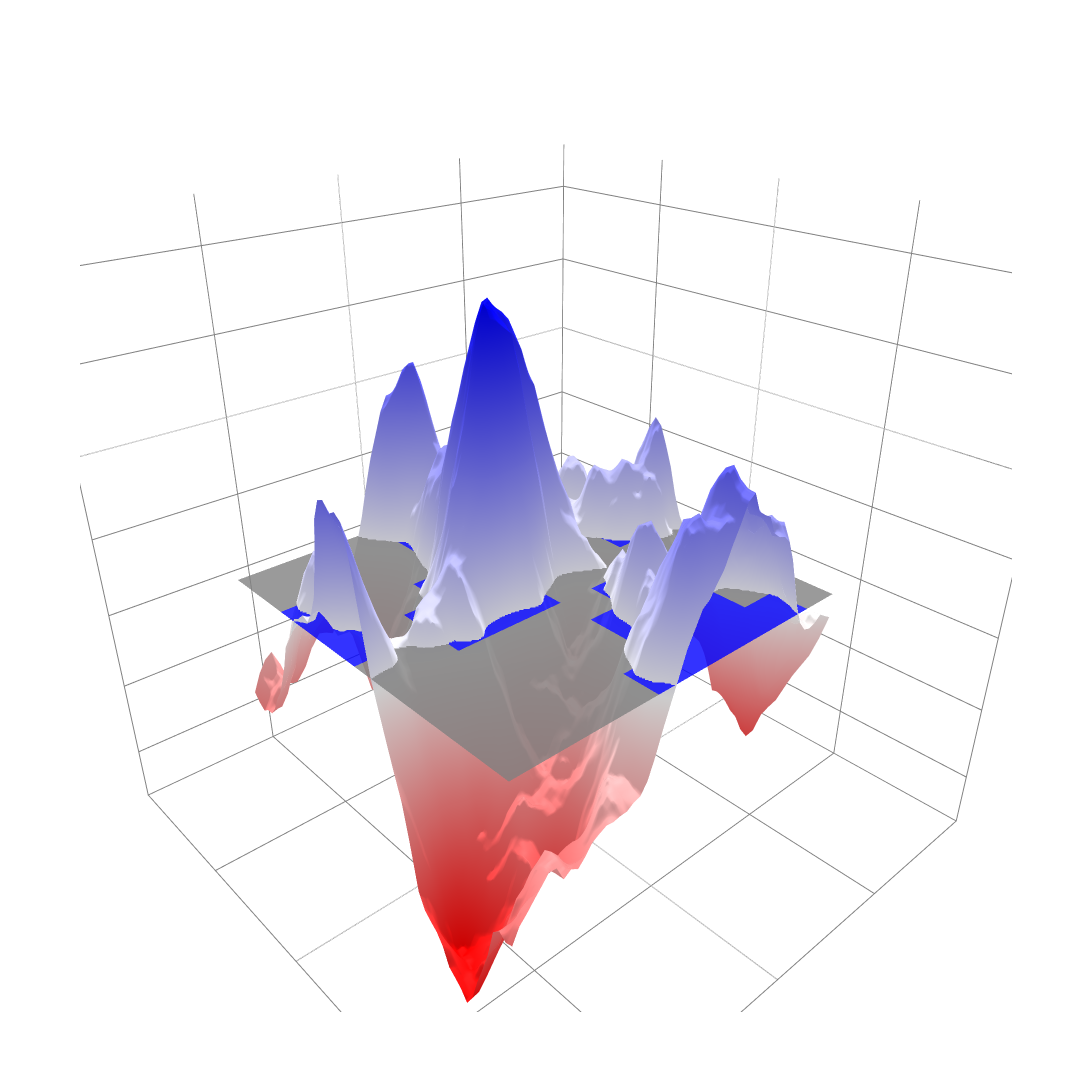

Notebook cell for this chart:
### Code cell
import numpy as np
import plotly.graph_objects as go
from scipy.spatial.distance import cdist
from scipy.special import kv, gamma

np.random.seed(31232)

def matern_covariance(X, nu=1.5, length_scale=0.2, sigma=1.0):
    """
    Compute the Matern covariance matrix for an array X of 2D points.
    """
    dists = cdist(X, X, metric='euclidean')
    if nu == 0.5:
        cov = sigma**2 * np.exp(-dists / length_scale)
    elif nu == 1.5:
        sqrt3 = np.sqrt(3)
        cov = sigma**2 * (1 + sqrt3 * dists / length_scale) * np.exp(-sqrt3 * dists / length_scale)
    elif nu == 2.5:
        sqrt5 = np.sqrt(5)
        cov = sigma**2 * (1 + sqrt5 * dists / length_scale + 5 * dists**2/(3*length_scale**2)) * np.exp(-sqrt5 * dists / length_scale)
    else:
        factor = np.sqrt(2 * nu) * dists / length_scale
        cov = sigma**2 * (2**(1 - nu) / gamma(nu)) * (factor)**nu * kv(nu, factor)
        cov[dists == 0.0] = sigma**2
    return cov

# 1. Generate the dense GP on a 51×51 grid over [0,1]².
grid_points_dense = 51
x_dense = np.linspace(0, 1, grid_points_dense)
y_dense = np.linspace(0, 1, grid_points_dense)
X_dense, Y_dense = np.meshgrid(x_dense, y_dense)
dense_points = np.column_stack([X_dense.ravel(), Y_dense.ravel()])

cov_dense = matern_covariance(dense_points, nu=1.5, length_scale=0.2, sigma=1.0)
mean_dense = np.zeros(dense_points.shape[0])
gp_sample_dense = np.random.multivariate_normal(mean_dense, cov_dense)
gp_surface = gp_sample_dense.reshape(grid_points_dense, grid_points_dense)

# Create the GP surface trace.
zmin = gp_surface.min()
zmax = gp_surface.max()
surface_trace = go.Surface(
    x=X_dense,
    y=Y_dense,
    z=gp_surface,
    colorscale=[[0, 'red'], [0.5, 'white'], [1, 'blue']],
    cmin=zmin,
    cmax=zmax,
    opacity=1.0,
    showscale=False
)

# 2. Compute the coarse grid for the flat checkerboard.
grid_points_coarse = 10
x_edges = np.linspace(0, 1, grid_points_coarse + 1)
y_edges = np.linspace(0, 1, grid_points_coarse + 1)
coarse_colors = []

for i in range(grid_points_coarse):
    for j in range(grid_points_coarse):
        # Get indices of dense grid points falling within the cell.
        ix = np.where((x_dense >= x_edges[i]) & (x_dense < x_edges[i+1]))[0]
        iy = np.where((y_dense >= y_edges[j]) & (y_dense < y_edges[j+1]))[0]
        if i == grid_points_coarse - 1:
            ix = np.where((x_dense >= x_edges[i]) & (x_dense <= x_edges[i+1]))[0]
        if j == grid_points_coarse - 1:
            iy = np.where((y_dense >= y_edges[j]) & (y_dense <= y_edges[j+1]))[0]
        cell_values = gp_surface[np.ix_(iy, ix)]
        avg_val = np.mean(cell_values)
        # Choose color: grey for negative, blue for positive.
        if avg_val < 0:
            coarse_colors.append("rgb(128,128,128)")
        else:
            coarse_colors.append("rgb(0,0,255)")

# 3. Create a flat checkerboard by adding a Mesh3d trace per cell.
checkerboard_traces = []
# For each cell, define its four corners at z=0.
for idx, (i, j) in enumerate([(i, j) for i in range(grid_points_coarse) for j in range(grid_points_coarse)]):
    x_cell = [x_edges[i], x_edges[i+1], x_edges[i+1], x_edges[i]]
    y_cell = [y_edges[j], y_edges[j], y_edges[j+1], y_edges[j+1]]
    z_cell = [0, 0, 0, 0]
    # Split the quadrilateral into two triangles.
    mesh_trace = go.Mesh3d(
        x=x_cell,
        y=y_cell,
        z=z_cell,
        i=[0, 0],
        j=[1, 2],
        k=[2, 3],
        color=coarse_colors[idx],
        opacity=0.8,
        flatshading=True,
        showscale=False
    )
    checkerboard_traces.append(mesh_trace)

# 4. Create the figure with the GP surface and the checkerboard traces.
fig = go.Figure(data=[surface_trace] + checkerboard_traces)

# 5. Update layout to zoom in and remove the legend.
# Here we adjust the camera and axis ranges for a closer view.
fig.update_layout(
    showlegend=False,
    width=1500,
    height=1500,     
    scene=dict(
        xaxis=dict(range=[-1, 1], title="", backgroundcolor="white" , showticklabels=False, gridcolor="gray"),   
        yaxis=dict(range=[-1, 1], title="", backgroundcolor="white" , showticklabels=False, gridcolor="gray"),
        zaxis=dict(range=[zmin-2, zmax+0.1], title="",backgroundcolor="white" , showticklabels=False, gridcolor="gray"),
        camera=dict(
            eye=dict(x=1.0, y=1.1, z=0.8),
            center=dict(x=0, y=0, z=0)
        )
    )
)
fig.update_yaxes(automargin=True)
fig.update_xaxes(automargin=True)
# 6. Save the figure to a PDF file.
fig.write_image("gp_surface.pdf", width=1200, height=1200)

# And display the figure in your interactive environment.
fig.show()

### Figure 1 — Plotly figure (JSON) as saved in the notebook; plotly's stock layout.template omitted (floating-point values rounded to 4 significant figures; data arrays with more than 128 entries replaced by an {"elided": "..."} marker saying what was removed)
{"data": [{"cmax": 2.448, "cmin": -2.697, "colorscale": [[0, "red"], [0.5, "white"], [1, "blue"]], "opacity": 1, "showscale": false, "type": "surface", "x": {"elided": "51x51 float values"}, "y": {"elided": "51x51 float values"}, "z": {"elided": "51x51 float values"}}, {"color": "rgb(128,128,128)", "flatshading": true, "i": [0, 0], "j": [1, 2], "k": [2, 3], "opacity": 0.8, "showscale": false, "type": "mesh3d", "x": [0, 0.1, 0.1, 0], "y": [0, 0, 0.1, 0.1], "z": [0, 0, 0, 0]}, {"color": "rgb(128,128,128)", "flatshading": true, "i": [0, 0], "j": [1, 2], "k": [2, 3], "opacity": 0.8, "showscale": false, "type": "mesh3d", "x": [0, 0.1, 0.1, 0], "y": [0.1, 0.1, 0.2, 0.2], "z": [0, 0, 0, 0]}, {"color": "rgb(128,128,128)", "flatshading": true, "i": [0, 0], "j": [1, 2], "k": [2, 3], "opacity": 0.8, "showscale": false, "type": "mesh3d", "x": [0, 0.1, 0.1, 0], "y": [0.2, 0.2, 0.3, 0.3], "z": [0, 0, 0, 0]}, {"color": "rgb(0,0,255)", "flatshading": true, "i": [0, 0], "j": [1, 2], "k": [2, 3], "opacity": 0.8, "showscale": false, "type": "mesh3d", "x": [0, 0.1, 0.1, 0], "y": [0.3, 0.3, 0.4, 0.4], "z": [0, 0, 0, 0]}, {"color": "rgb(0,0,255)", "flatshading": true, "i": [0, 0], "j": [1, 2], "k": [2, 3], "opacity": 0.8, "showscale": false, "type": "mesh3d", "x": [0, 0.1, 0.1, 0], "y": [0.4, 0.4, 0.5, 0.5], "z": [0, 0, 0, 0]}, {"color": "rgb(128,128,128)", "flatshading": true, "i": [0, 0], "j": [1, 2], "k": [2, 3], "opacity": 0.8, "showscale": false, "type": "mesh3d", "x": [0, 0.1, 0.1, 0], "y": [0.5, 0.5, 0.6, 0.6], "z": [0, 0, 0, 0]}, {"color": "rgb(128,128,128)", "flatshading": true, "i": [0, 0], "j": [1, 2], "k": [2, 3], "opacity": 0.8, "showscale": false, "type": "mesh3d", "x": [0, 0.1, 0.1, 0], "y": [0.6, 0.6, 0.7, 0.7], "z": [0, 0, 0, 0]}, {"color": "rgb(128,128,128)", "flatshading": true, "i": [0, 0], "j": [1, 2], "k": [2, 3], "opacity": 0.8, "showscale": false, "type": "mesh3d", "x": [0, 0.1, 0.1, 0], "y": [0.7, 0.7, 0.8, 0.8], "z": [0, 0, 0, 0]}, {"color": "rgb(128,128,128)", "flatshading": true, "i": [0, 0], "j": [1, 2], "k": [2, 3], "opacity": 0.8, "showscale": false, "type": "mesh3d", "x": [0, 0.1, 0.1, 0], "y": [0.8, 0.8, 0.9, 0.9], "z": [0, 0, 0, 0]}, {"color": "rgb(128,128,128)", "flatshading": true, "i": [0, 0], "j": [1, 2], "k": [2, 3], "opacity": 0.8, "showscale": false, "type": "mesh3d", "x": [0, 0.1, 0.1, 0], "y": [0.9, 0.9, 1, 1], "z": [0, 0, 0, 0]}, {"color": "rgb(128,128,128)", "flatshading": true, "i": [0, 0], "j": [1, 2], "k": [2, 3], "opacity": 0.8, "showscale": false, "type": "mesh3d", "x": [0.1, 0.2, 0.2, 0.1], "y": [0, 0, 0.1, 0.1], "z": [0, 0, 0, 0]}, {"color": "rgb(128,128,128)", "flatshading": true, "i": [0, 0], "j": [1, 2], "k": [2, 3], "opacity": 0.8, "showscale": false, "type": "mesh3d", "x": [0.1, 0.2, 0.2, 0.1], "y": [0.1, 0.1, 0.2, 0.2], "z": [0, 0, 0, 0]}, {"color": "rgb(0,0,255)", "flatshading": true, "i": [0, 0], "j": [1, 2], "k": [2, 3], "opacity": 0.8, "showscale": false, "type": "mesh3d", "x": [0.1, 0.2, 0.2, 0.1], "y": [0.2, 0.2, 0.3, 0.3], "z": [0, 0, 0, 0]}, {"color": "rgb(0,0,255)", "flatshading": true, "i": [0, 0], "j": [1, 2], "k": [2, 3], "opacity": 0.8, "showscale": false, "type": "mesh3d", "x": [0.1, 0.2, 0.2, 0.1], "y": [0.3, 0.3, 0.4, 0.4], "z": [0, 0, 0, 0]}, {"color": "rgb(0,0,255)", "flatshading": true, "i": [0, 0], "j": [1, 2], "k": [2, 3], "opacity": 0.8, "showscale": false, "type": "mesh3d", "x": [0.1, 0.2, 0.2, 0.1], "y": [0.4, 0.4, 0.5, 0.5], "z": [0, 0, 0, 0]}, {"color": "rgb(128,128,128)", "flatshading": true, "i": [0, 0], "j": [1, 2], "k": [2, 3], "opacity": 0.8, "showscale": false, "type": "mesh3d", "x": [0.1, 0.2, 0.2, 0.1], "y": [0.5, 0.5, 0.6, 0.6], "z": [0, 0, 0, 0]}, {"color": "rgb(128,128,128)", "flatshading": true, "i": [0, 0], "j": [1, 2], "k": [2, 3], "opacity": 0.8, "showscale": false, "type": "mesh3d", "x": [0.1, 0.2, 0.2, 0.1], "y": [0.6, 0.6, 0.7, 0.7], "z": [0, 0, 0, 0]}, {"color": "rgb(128,128,128)", "flatshading": true, "i": [0, 0], "j": [1, 2], "k": [2, 3], "opacity": 0.8, "showscale": false, "type": "mesh3d", "x": [0.1, 0.2, 0.2, 0.1], "y": [0.7, 0.7, 0.8, 0.8], "z": [0, 0, 0, 0]}, {"color": "rgb(128,128,128)", "flatshading": true, "i": [0, 0], "j": [1, 2], "k": [2, 3], "opacity": 0.8, "showscale": false, "type": "mesh3d", "x": [0.1, 0.2, 0.2, 0.1], "y": [0.8, 0.8, 0.9, 0.9], "z": [0, 0, 0, 0]}, {"color": "rgb(0,0,255)", "flatshading": true, "i": [0, 0], "j": [1, 2], "k": [2, 3], "opacity": 0.8, "showscale": false, "type": "mesh3d", "x": [0.1, 0.2, 0.2, 0.1], "y": [0.9, 0.9, 1, 1], "z": [0, 0, 0, 0]}, {"color": "rgb(128,128,128)", "flatshading": true, "i": [0, 0], "j": [1, 2], "k": [2, 3], "opacity": 0.8, "showscale": false, "type": "mesh3d", "x": [0.2, 0.3, 0.3, 0.2], "y": [0, 0, 0.1, 0.1], "z": [0, 0, 0, 0]}, {"color": "rgb(128,128,128)", "flatshading": true, "i": [0, 0], "j": [1, 2], "k": [2, 3], "opacity": 0.8, "showscale": false, "type": "mesh3d", "x": [0.2, 0.3, 0.3, 0.2], "y": [0.1, 0.1, 0.2, 0.2], "z": [0, 0, 0, 0]}, {"color": "rgb(128,128,128)", "flatshading": true, "i": [0, 0], "j": [1, 2], "k": [2, 3], "opacity": 0.8, "showscale": false, "type": "mesh3d", "x": [0.2, 0.3, 0.3, 0.2], "y": [0.2, 0.2, 0.3, 0.3], "z": [0, 0, 0, 0]}, {"color": "rgb(0,0,255)", "flatshading": true, "i": [0, 0], "j": [1, 2], "k": [2, 3], "opacity": 0.8, "showscale": false, "type": "mesh3d", "x": [0.2, 0.3, 0.3, 0.2], "y": [0.3, 0.3, 0.4, 0.4], "z": [0, 0, 0, 0]}, {"color": "rgb(128,128,128)", "flatshading": true, "i": [0, 0], "j": [1, 2], "k": [2, 3], "opacity": 0.8, "showscale": false, "type": "mesh3d", "x": [0.2, 0.3, 0.3, 0.2], "y": [0.4, 0.4, 0.5, 0.5], "z": [0, 0, 0, 0]}, {"color": "rgb(128,128,128)", "flatshading": true, "i": [0, 0], "j": [1, 2], "k": [2, 3], "opacity": 0.8, "showscale": false, "type": "mesh3d", "x": [0.2, 0.3, 0.3, 0.2], "y": [0.5, 0.5, 0.6, 0.6], "z": [0, 0, 0, 0]}, {"color": "rgb(128,128,128)", "flatshading": true, "i": [0, 0], "j": [1, 2], "k": [2, 3], "opacity": 0.8, "showscale": false, "type": "mesh3d", "x": [0.2, 0.3, 0.3, 0.2], "y": [0.6, 0.6, 0.7, 0.7], "z": [0, 0, 0, 0]}, {"color": "rgb(0,0,255)", "flatshading": true, "i": [0, 0], "j": [1, 2], "k": [2, 3], "opacity": 0.8, "showscale": false, "type": "mesh3d", "x": [0.2, 0.3, 0.3, 0.2], "y": [0.7, 0.7, 0.8, 0.8], "z": [0, 0, 0, 0]}, {"color": "rgb(0,0,255)", "flatshading": true, "i": [0, 0], "j": [1, 2], "k": [2, 3], "opacity": 0.8, "showscale": false, "type": "mesh3d", "x": [0.2, 0.3, 0.3, 0.2], "y": [0.8, 0.8, 0.9, 0.9], "z": [0, 0, 0, 0]}, {"color": "rgb(0,0,255)", "flatshading": true, "i": [0, 0], "j": [1, 2], "k": [2, 3], "opacity": 0.8, "showscale": false, "type": "mesh3d", "x": [0.2, 0.3, 0.3, 0.2], "y": [0.9, 0.9, 1, 1], "z": [0, 0, 0, 0]}, {"color": "rgb(128,128,128)", "flatshading": true, "i": [0, 0], "j": [1, 2], "k": [2, 3], "opacity": 0.8, "showscale": false, "type": "mesh3d", "x": [0.3, 0.4, 0.4, 0.3], "y": [0, 0, 0.1, 0.1], "z": [0, 0, 0, 0]}, {"color": "rgb(128,128,128)", "flatshading": true, "i": [0, 0], "j": [1, 2], "k": [2, 3], "opacity": 0.8, "showscale": false, "type": "mesh3d", "x": [0.3, 0.4, 0.4, 0.3], "y": [0.1, 0.1, 0.2, 0.2], "z": [0, 0, 0, 0]}, {"color": "rgb(0,0,255)", "flatshading": true, "i": [0, 0], "j": [1, 2], "k": [2, 3], "opacity": 0.8, "showscale": false, "type": "mesh3d", "x": [0.3, 0.4, 0.4, 0.3], "y": [0.2, 0.2, 0.3, 0.3], "z": [0, 0, 0, 0]}, {"color": "rgb(0,0,255)", "flatshading": true, "i": [0, 0], "j": [1, 2], "k": [2, 3], "opacity": 0.8, "showscale": false, "type": "mesh3d", "x": [0.3, 0.4, 0.4, 0.3], "y": [0.3, 0.3, 0.4, 0.4], "z": [0, 0, 0, 0]}, {"color": "rgb(0,0,255)", "flatshading": true, "i": [0, 0], "j": [1, 2], "k": [2, 3], "opacity": 0.8, "showscale": false, "type": "mesh3d", "x": [0.3, 0.4, 0.4, 0.3], "y": [0.4, 0.4, 0.5, 0.5], "z": [0, 0, 0, 0]}, {"color": "rgb(128,128,128)", "flatshading": true, "i": [0, 0], "j": [1, 2], "k": [2, 3], "opacity": 0.8, "showscale": false, "type": "mesh3d", "x": [0.3, 0.4, 0.4, 0.3], "y": [0.5, 0.5, 0.6, 0.6], "z": [0, 0, 0, 0]}, {"color": "rgb(0,0,255)", "flatshading": true, "i": [0, 0], "j": [1, 2], "k": [2, 3], "opacity": 0.8, "showscale": false, "type": "mesh3d", "x": [0.3, 0.4, 0.4, 0.3], "y": [0.6, 0.6, 0.7, 0.7], "z": [0, 0, 0, 0]}, {"color": "rgb(0,0,255)", "flatshading": true, "i": [0, 0], "j": [1, 2], "k": [2, 3], "opacity": 0.8, "showscale": false, "type": "mesh3d", "x": [0.3, 0.4, 0.4, 0.3], "y": [0.7, 0.7, 0.8, 0.8], "z": [0, 0, 0, 0]}, {"color": "rgb(0,0,255)", "flatshading": true, "i": [0, 0], "j": [1, 2], "k": [2, 3], "opacity": 0.8, "showscale": false, "type": "mesh3d", "x": [0.3, 0.4, 0.4, 0.3], "y": [0.8, 0.8, 0.9, 0.9], "z": [0, 0, 0, 0]}, {"color": "rgb(0,0,255)", "flatshading": true, "i": [0, 0], "j": [1, 2], "k": [2, 3], "opacity": 0.8, "showscale": false, "type": "mesh3d", "x": [0.3, 0.4, 0.4, 0.3], "y": [0.9, 0.9, 1, 1], "z": [0, 0, 0, 0]}, {"color": "rgb(0,0,255)", "flatshading": true, "i": [0, 0], "j": [1, 2], "k": [2, 3], "opacity": 0.8, "showscale": false, "type": "mesh3d", "x": [0.4, 0.5, 0.5, 0.4], "y": [0, 0, 0.1, 0.1], "z": [0, 0, 0, 0]}, {"color": "rgb(0,0,255)", "flatshading": true, "i": [0, 0], "j": [1, 2], "k": [2, 3], "opacity": 0.8, "showscale": false, "type": "mesh3d", "x": [0.4, 0.5, 0.5, 0.4], "y": [0.1, 0.1, 0.2, 0.2], "z": [0, 0, 0, 0]}, {"color": "rgb(0,0,255)", "flatshading": true, "i": [0, 0], "j": [1, 2], "k": [2, 3], "opacity": 0.8, "showscale": false, "type": "mesh3d", "x": [0.4, 0.5, 0.5, 0.4], "y": [0.2, 0.2, 0.3, 0.3], "z": [0, 0, 0, 0]}, {"color": "rgb(0,0,255)", "flatshading": true, "i": [0, 0], "j": [1, 2], "k": [2, 3], "opacity": 0.8, "showscale": false, "type": "mesh3d", "x": [0.4, 0.5, 0.5, 0.4], "y": [0.3, 0.3, 0.4, 0.4], "z": [0, 0, 0, 0]}, {"color": "rgb(0,0,255)", "flatshading": true, "i": [0, 0], "j": [1, 2], "k": [2, 3], "opacity": 0.8, "showscale": false, "type": "mesh3d", "x": [0.4, 0.5, 0.5, 0.4], "y": [0.4, 0.4, 0.5, 0.5], "z": [0, 0, 0, 0]}, {"color": "rgb(128,128,128)", "flatshading": true, "i": [0, 0], "j": [1, 2], "k": [2, 3], "opacity": 0.8, "showscale": false, "type": "mesh3d", "x": [0.4, 0.5, 0.5, 0.4], "y": [0.5, 0.5, 0.6, 0.6], "z": [0, 0, 0, 0]}, {"color": "rgb(128,128,128)", "flatshading": true, "i": [0, 0], "j": [1, 2], "k": [2, 3], "opacity": 0.8, "showscale": false, "type": "mesh3d", "x": [0.4, 0.5, 0.5, 0.4], "y": [0.6, 0.6, 0.7, 0.7], "z": [0, 0, 0, 0]}, {"color": "rgb(0,0,255)", "flatshading": true, "i": [0, 0], "j": [1, 2], "k": [2, 3], "opacity": 0.8, "showscale": false, "type": "mesh3d", "x": [0.4, 0.5, 0.5, 0.4], "y": [0.7, 0.7, 0.8, 0.8], "z": [0, 0, 0, 0]}, {"color": "rgb(0,0,255)", "flatshading": true, "i": [0, 0], "j": [1, 2], "k": [2, 3], "opacity": 0.8, "showscale": false, "type": "mesh3d", "x": [0.4, 0.5, 0.5, 0.4], "y": [0.8, 0.8, 0.9, 0.9], "z": [0, 0, 0, 0]}, {"color": "rgb(0,0,255)", "flatshading": true, "i": [0, 0], "j": [1, 2], "k": [2, 3], "opacity": 0.8, "showscale": false, "type": "mesh3d", "x": [0.4, 0.5, 0.5, 0.4], "y": [0.9, 0.9, 1, 1], "z": [0, 0, 0, 0]}, {"color": "rgb(0,0,255)", "flatshading": true, "i": [0, 0], "j": [1, 2], "k": [2, 3], "opacity": 0.8, "showscale": false, "type": "mesh3d", "x": [0.5, 0.6, 0.6, 0.5], "y": [0, 0, 0.1, 0.1], "z": [0, 0, 0, 0]}, {"color": "rgb(0,0,255)", "flatshading": true, "i": [0, 0], "j": [1, 2], "k": [2, 3], "opacity": 0.8, "showscale": false, "type": "mesh3d", "x": [0.5, 0.6, 0.6, 0.5], "y": [0.1, 0.1, 0.2, 0.2], "z": [0, 0, 0, 0]}, {"color": "rgb(0,0,255)", "flatshading": true, "i": [0, 0], "j": [1, 2], "k": [2, 3], "opacity": 0.8, "showscale": false, "type": "mesh3d", "x": [0.5, 0.6, 0.6, 0.5], "y": [0.2, 0.2, 0.3, 0.3], "z": [0, 0, 0, 0]}, {"color": "rgb(0,0,255)", "flatshading": true, "i": [0, 0], "j": [1, 2], "k": [2, 3], "opacity": 0.8, "showscale": false, "type": "mesh3d", "x": [0.5, 0.6, 0.6, 0.5], "y": [0.3, 0.3, 0.4, 0.4], "z": [0, 0, 0, 0]}, {"color": "rgb(0,0,255)", "flatshading": true, "i": [0, 0], "j": [1, 2], "k": [2, 3], "opacity": 0.8, "showscale": false, "type": "mesh3d", "x": [0.5, 0.6, 0.6, 0.5], "y": [0.4, 0.4, 0.5, 0.5], "z": [0, 0, 0, 0]}, {"color": "rgb(0,0,255)", "flatshading": true, "i": [0, 0], "j": [1, 2], "k": [2, 3], "opacity": 0.8, "showscale": false, "type": "mesh3d", "x": [0.5, 0.6, 0.6, 0.5], "y": [0.5, 0.5, 0.6, 0.6], "z": [0, 0, 0, 0]}, {"color": "rgb(128,128,128)", "flatshading": true, "i": [0, 0], "j": [1, 2], "k": [2, 3], "opacity": 0.8, "showscale": false, "type": "mesh3d", "x": [0.5, 0.6, 0.6, 0.5], "y": [0.6, 0.6, 0.7, 0.7], "z": [0, 0, 0, 0]}, {"color": "rgb(128,128,128)", "flatshading": true, "i": [0, 0], "j": [1, 2], "k": [2, 3], "opacity": 0.8, "showscale": false, "type": "mesh3d", "x": [0.5, 0.6, 0.6, 0.5], "y": [0.7, 0.7, 0.8, 0.8], "z": [0, 0, 0, 0]}, {"color": "rgb(128,128,128)", "flatshading": true, "i": [0, 0], "j": [1, 2], "k": [2, 3], "opacity": 0.8, "showscale": false, "type": "mesh3d", "x": [0.5, 0.6, 0.6, 0.5], "y": [0.8, 0.8, 0.9, 0.9], "z": [0, 0, 0, 0]}, {"color": "rgb(0,0,255)", "flatshading": true, "i": [0, 0], "j": [1, 2], "k": [2, 3], "opacity": 0.8, "showscale": false, "type": "mesh3d", "x": [0.5, 0.6, 0.6, 0.5], "y": [0.9, 0.9, 1, 1], "z": [0, 0, 0, 0]}, {"color": "rgb(128,128,128)", "flatshading": true, "i": [0, 0], "j": [1, 2], "k": [2, 3], "opacity": 0.8, "showscale": false, "type": "mesh3d", "x": [0.6, 0.7, 0.7, 0.6], "y": [0, 0, 0.1, 0.1], "z": [0, 0, 0, 0]}, {"color": "rgb(128,128,128)", "flatshading": true, "i": [0, 0], "j": [1, 2], "k": [2, 3], "opacity": 0.8, "showscale": false, "type": "mesh3d", "x": [0.6, 0.7, 0.7, 0.6], "y": [0.1, 0.1, 0.2, 0.2], "z": [0, 0, 0, 0]}, {"color": "rgb(128,128,128)", "flatshading": true, "i": [0, 0], "j": [1, 2], "k": [2, 3], "opacity": 0.8, "showscale": false, "type": "mesh3d", "x": [0.6, 0.7, 0.7, 0.6], "y": [0.2, 0.2, 0.3, 0.3], "z": [0, 0, 0, 0]}, {"color": "rgb(0,0,255)", "flatshading": true, "i": [0, 0], "j": [1, 2], "k": [2, 3], "opacity": 0.8, "showscale": false, "type": "mesh3d", "x": [0.6, 0.7, 0.7, 0.6], "y": [0.3, 0.3, 0.4, 0.4], "z": [0, 0, 0, 0]}, {"color": "rgb(0,0,255)", "flatshading": true, "i": [0, 0], "j": [1, 2], "k": [2, 3], "opacity": 0.8, "showscale": false, "type": "mesh3d", "x": [0.6, 0.7, 0.7, 0.6], "y": [0.4, 0.4, 0.5, 0.5], "z": [0, 0, 0, 0]}, {"color": "rgb(0,0,255)", "flatshading": true, "i": [0, 0], "j": [1, 2], "k": [2, 3], "opacity": 0.8, "showscale": false, "type": "mesh3d", "x": [0.6, 0.7, 0.7, 0.6], "y": [0.5, 0.5, 0.6, 0.6], "z": [0, 0, 0, 0]}, {"color": "rgb(128,128,128)", "flatshading": true, "i": [0, 0], "j": [1, 2], "k": [2, 3], "opacity": 0.8, "showscale": false, "type": "mesh3d", "x": [0.6, 0.7, 0.7, 0.6], "y": [0.6, 0.6, 0.7, 0.7], "z": [0, 0, 0, 0]}, {"color": "rgb(128,128,128)", "flatshading": true, "i": [0, 0], "j": [1, 2], "k": [2, 3], "opacity": 0.8, "showscale": false, "type": "mesh3d", "x": [0.6, 0.7, 0.7, 0.6], "y": [0.7, 0.7, 0.8, 0.8], "z": [0, 0, 0, 0]}, {"color": "rgb(128,128,128)", "flatshading": true, "i": [0, 0], "j": [1, 2], "k": [2, 3], "opacity": 0.8, "showscale": false, "type": "mesh3d", "x": [0.6, 0.7, 0.7, 0.6], "y": [0.8, 0.8, 0.9, 0.9], "z": [0, 0, 0, 0]}, {"color": "rgb(128,128,128)", "flatshading": true, "i": [0, 0], "j": [1, 2], "k": [2, 3], "opacity": 0.8, "showscale": false, "type": "mesh3d", "x": [0.6, 0.7, 0.7, 0.6], "y": [0.9, 0.9, 1, 1], "z": [0, 0, 0, 0]}, {"color": "rgb(128,128,128)", "flatshading": true, "i": [0, 0], "j": [1, 2], "k": [2, 3], "opacity": 0.8, "showscale": false, "type": "mesh3d", "x": [0.7, 0.8, 0.8, 0.7], "y": [0, 0, 0.1, 0.1], "z": [0, 0, 0, 0]}, {"color": "rgb(128,128,128)", "flatshading": true, "i": [0, 0], "j": [1, 2], "k": [2, 3], "opacity": 0.8, "showscale": false, "type": "mesh3d", "x": [0.7, 0.8, 0.8, 0.7], "y": [0.1, 0.1, 0.2, 0.2], "z": [0, 0, 0, 0]}, {"color": "rgb(128,128,128)", "flatshading": true, "i": [0, 0], "j": [1, 2], "k": [2, 3], "opacity": 0.8, "showscale": false, "type": "mesh3d", "x": [0.7, 0.8, 0.8, 0.7], "y": [0.2, 0.2, 0.3, 0.3], "z": [0, 0, 0, 0]}, {"color": "rgb(128,128,128)", "flatshading": true, "i": [0, 0], "j": [1, 2], "k": [2, 3], "opacity": 0.8, "showscale": false, "type": "mesh3d", "x": [0.7, 0.8, 0.8, 0.7], "y": [0.3, 0.3, 0.4, 0.4], "z": [0, 0, 0, 0]}, {"color": "rgb(0,0,255)", "flatshading": true, "i": [0, 0], "j": [1, 2], "k": [2, 3], "opacity": 0.8, "showscale": false, "type": "mesh3d", "x": [0.7, 0.8, 0.8, 0.7], "y": [0.4, 0.4, 0.5, 0.5], "z": [0, 0, 0, 0]}, {"color": "rgb(0,0,255)", "flatshading": true, "i": [0, 0], "j": [1, 2], "k": [2, 3], "opacity": 0.8, "showscale": false, "type": "mesh3d", "x": [0.7, 0.8, 0.8, 0.7], "y": [0.5, 0.5, 0.6, 0.6], "z": [0, 0, 0, 0]}, {"color": "rgb(128,128,128)", "flatshading": true, "i": [0, 0], "j": [1, 2], "k": [2, 3], "opacity": 0.8, "showscale": false, "type": "mesh3d", "x": [0.7, 0.8, 0.8, 0.7], "y": [0.6, 0.6, 0.7, 0.7], "z": [0, 0, 0, 0]}, {"color": "rgb(128,128,128)", "flatshading": true, "i": [0, 0], "j": [1, 2], "k": [2, 3], "opacity": 0.8, "showscale": false, "type": "mesh3d", "x": [0.7, 0.8, 0.8, 0.7], "y": [0.7, 0.7, 0.8, 0.8], "z": [0, 0, 0, 0]}, {"color": "rgb(128,128,128)", "flatshading": true, "i": [0, 0], "j": [1, 2], "k": [2, 3], "opacity": 0.8, "showscale": false, "type": "mesh3d", "x": [0.7, 0.8, 0.8, 0.7], "y": [0.8, 0.8, 0.9, 0.9], "z": [0, 0, 0, 0]}, {"color": "rgb(128,128,128)", "flatshading": true, "i": [0, 0], "j": [1, 2], "k": [2, 3], "opacity": 0.8, "showscale": false, "type": "mesh3d", "x": [0.7, 0.8, 0.8, 0.7], "y": [0.9, 0.9, 1, 1], "z": [0, 0, 0, 0]}, {"color": "rgb(128,128,128)", "flatshading": true, "i": [0, 0], "j": [1, 2], "k": [2, 3], "opacity": 0.8, "showscale": false, "type": "mesh3d", "x": [0.8, 0.9, 0.9, 0.8], "y": [0, 0, 0.1, 0.1], "z": [0, 0, 0, 0]}, {"color": "rgb(128,128,128)", "flatshading": true, "i": [0, 0], "j": [1, 2], "k": [2, 3], "opacity": 0.8, "showscale": false, "type": "mesh3d", "x": [0.8, 0.9, 0.9, 0.8], "y": [0.1, 0.1, 0.2, 0.2], "z": [0, 0, 0, 0]}, {"color": "rgb(128,128,128)", "flatshading": true, "i": [0, 0], "j": [1, 2], "k": [2, 3], "opacity": 0.8, "showscale": false, "type": "mesh3d", "x": [0.8, 0.9, 0.9, 0.8], "y": [0.2, 0.2, 0.3, 0.3], "z": [0, 0, 0, 0]}, {"color": "rgb(128,128,128)", "flatshading": true, "i": [0, 0], "j": [1, 2], "k": [2, 3], "opacity": 0.8, "showscale": false, "type": "mesh3d", "x": [0.8, 0.9, 0.9, 0.8], "y": [0.3, 0.3, 0.4, 0.4], "z": [0, 0, 0, 0]}, {"color": "rgb(128,128,128)", "flatshading": true, "i": [0, 0], "j": [1, 2], "k": [2, 3], "opacity": 0.8, "showscale": false, "type": "mesh3d", "x": [0.8, 0.9, 0.9, 0.8], "y": [0.4, 0.4, 0.5, 0.5], "z": [0, 0, 0, 0]}, {"color": "rgb(128,128,128)", "flatshading": true, "i": [0, 0], "j": [1, 2], "k": [2, 3], "opacity": 0.8, "showscale": false, "type": "mesh3d", "x": [0.8, 0.9, 0.9, 0.8], "y": [0.5, 0.5, 0.6, 0.6], "z": [0, 0, 0, 0]}, {"color": "rgb(128,128,128)", "flatshading": true, "i": [0, 0], "j": [1, 2], "k": [2, 3], "opacity": 0.8, "showscale": false, "type": "mesh3d", "x": [0.8, 0.9, 0.9, 0.8], "y": [0.6, 0.6, 0.7, 0.7], "z": [0, 0, 0, 0]}, {"color": "rgb(128,128,128)", "flatshading": true, "i": [0, 0], "j": [1, 2], "k": [2, 3], "opacity": 0.8, "showscale": false, "type": "mesh3d", "x": [0.8, 0.9, 0.9, 0.8], "y": [0.7, 0.7, 0.8, 0.8], "z": [0, 0, 0, 0]}, {"color": "rgb(128,128,128)", "flatshading": true, "i": [0, 0], "j": [1, 2], "k": [2, 3], "opacity": 0.8, "showscale": false, "type": "mesh3d", "x": [0.8, 0.9, 0.9, 0.8], "y": [0.8, 0.8, 0.9, 0.9], "z": [0, 0, 0, 0]}, {"color": "rgb(128,128,128)", "flatshading": true, "i": [0, 0], "j": [1, 2], "k": [2, 3], "opacity": 0.8, "showscale": false, "type": "mesh3d", "x": [0.8, 0.9, 0.9, 0.8], "y": [0.9, 0.9, 1, 1], "z": [0, 0, 0, 0]}, {"color": "rgb(128,128,128)", "flatshading": true, "i": [0, 0], "j": [1, 2], "k": [2, 3], "opacity": 0.8, "showscale": false, "type": "mesh3d", "x": [0.9, 1, 1, 0.9], "y": [0, 0, 0.1, 0.1], "z": [0, 0, 0, 0]}, {"color": "rgb(128,128,128)", "flatshading": true, "i": [0, 0], "j": [1, 2], "k": [2, 3], "opacity": 0.8, "showscale": false, "type": "mesh3d", "x": [0.9, 1, 1, 0.9], "y": [0.1, 0.1, 0.2, 0.2], "z": [0, 0, 0, 0]}, {"color": "rgb(0,0,255)", "flatshading": true, "i": [0, 0], "j": [1, 2], "k": [2, 3], "opacity": 0.8, "showscale": false, "type": "mesh3d", "x": [0.9, 1, 1, 0.9], "y": [0.2, 0.2, 0.3, 0.3], "z": [0, 0, 0, 0]}, {"color": "rgb(0,0,255)", "flatshading": true, "i": [0, 0], "j": [1, 2], "k": [2, 3], "opacity": 0.8, "showscale": false, "type": "mesh3d", "x": [0.9, 1, 1, 0.9], "y": [0.3, 0.3, 0.4, 0.4], "z": [0, 0, 0, 0]}, {"color": "rgb(0,0,255)", "flatshading": true, "i": [0, 0], "j": [1, 2], "k": [2, 3], "opacity": 0.8, "showscale": false, "type": "mesh3d", "x": [0.9, 1, 1, 0.9], "y": [0.4, 0.4, 0.5, 0.5], "z": [0, 0, 0, 0]}, {"color": "rgb(128,128,128)", "flatshading": true, "i": [0, 0], "j": [1, 2], "k": [2, 3], "opacity": 0.8, "showscale": false, "type": "mesh3d", "x": [0.9, 1, 1, 0.9], "y": [0.5, 0.5, 0.6, 0.6], "z": [0, 0, 0, 0]}, {"color": "rgb(128,128,128)", "flatshading": true, "i": [0, 0], "j": [1, 2], "k": [2, 3], "opacity": 0.8, "showscale": false, "type": "mesh3d", "x": [0.9, 1, 1, 0.9], "y": [0.6, 0.6, 0.7, 0.7], "z": [0, 0, 0, 0]}, {"color": "rgb(128,128,128)", "flatshading": true, "i": [0, 0], "j": [1, 2], "k": [2, 3], "opacity": 0.8, "showscale": false, "type": "mesh3d", "x": [0.9, 1, 1, 0.9], "y": [0.7, 0.7, 0.8, 0.8], "z": [0, 0, 0, 0]}, {"color": "rgb(128,128,128)", "flatshading": true, "i": [0, 0], "j": [1, 2], "k": [2, 3], "opacity": 0.8, "showscale": false, "type": "mesh3d", "x": [0.9, 1, 1, 0.9], "y": [0.8, 0.8, 0.9, 0.9], "z": [0, 0, 0, 0]}, {"color": "rgb(128,128,128)", "flatshading": true, "i": [0, 0], "j": [1, 2], "k": [2, 3], "opacity": 0.8, "showscale": false, "type": "mesh3d", "x": [0.9, 1, 1, 0.9], "y": [0.9, 0.9, 1, 1], "z": [0, 0, 0, 0]}], "layout": {"height": 1500, "scene": {"camera": {"center": {"x": 0, "y": 0, "z": 0}, "eye": {"x": 1, "y": 1.1, "z": 0.8}}, "xaxis": {"backgroundcolor": "white", "gridcolor": "gray", "range": [-1, 1], "showticklabels": false, "title": {"text": ""}}, "yaxis": {"backgroundcolor": "white", "gridcolor": "gray", "range": [-1, 1], "showticklabels": false, "title": {"text": ""}}, "zaxis": {"backgroundcolor": "white", "gridcolor": "gray", "range": [-4.697, 2.548], "showticklabels": false, "title": {"text": ""}}}, "showlegend": false, "width": 1500, "xaxis": {"automargin": true}, "yaxis": {"automargin": true}}}
